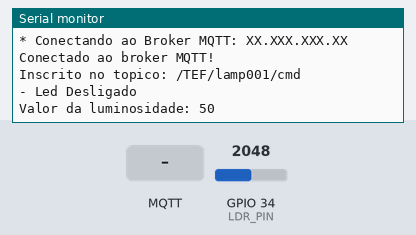
Recording of a sketch running on a simulated ESP32. Parts: the last lines printed to the serial monitor. The test bench sets the inputs (shaded band); at power-on: GPIO 34 (LDR_PIN) = 2048. WiFi joins after 1.5 s; servers stay silent unless stated; no MQTT or app messages arrive unless stated.

Above: at 7.0 s.
7.1 s: MQTT message "1" arrives on the first subscribed topic
At 7.7 s:
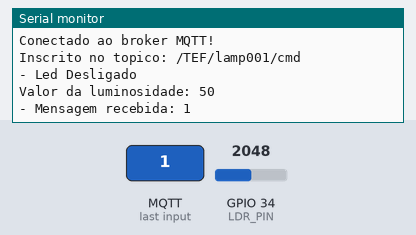
8.6 s: MQTT message "on" arrives on the first subscribed topic
At 9.2 s:
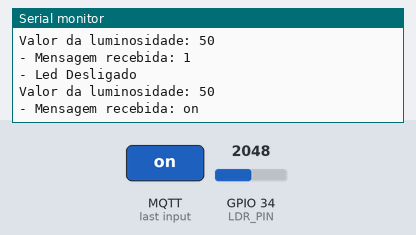
10.1 s: MQTT message "off" arrives on the first subscribed topic
At 11.3 s:
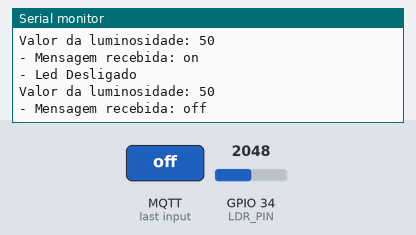
11.6 s: GPIO 34 (LDR_PIN) set to 2866
At 12.8 s:
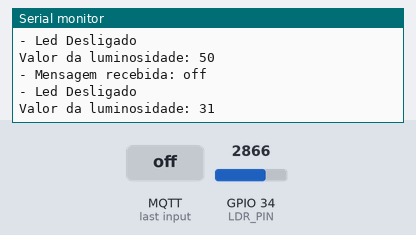
13.1 s: GPIO 34 (LDR_PIN) set to 3603
At 14.5 s:
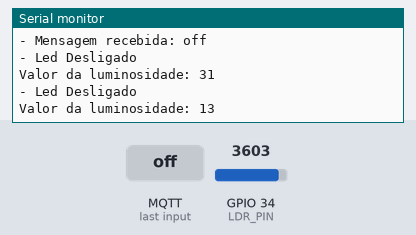
Timing chart, 0 to 15.6 s (numbered marks = the images above; inputs shaded):
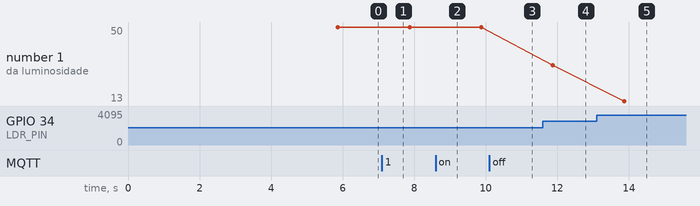

The sketch:

sketch.ino
```cpp
/* ============================================================================
 * CP4 - Smart Lamp | FIWARE Descomplicado
 * ----------------------------------------------------------------------------
 * Liga e desliga o LED do ESP32 via comandos MQTT enviados pelo FIWARE
 * (Orion -> IoT Agent -> Mosquitto) e publica o estado do LED e a leitura
 * de luminosidade do LDR nos tópicos do broker.
 *
 * Entidade FIWARE: urn:ngsi-ld:Lamp:200   |   device_id: lamp200
 * Turma: 1ESPG - FIAP
 *
 * Autor original: Fábio Henrique Cabrini
 * Rev1: 26-08-2023 - Port para ESP32 e leitura de luminosidade - Lucas Demetrius Augusto
 * Rev2: 28-08-2023 - Ajustes para o FIWARE Descomplicado - Fábio Henrique Cabrini
 * Rev3: 01-11-2023 - Refinamento do código - Fábio Henrique Cabrini
 * Rev4: 13-09-2026 - Adaptação para a entidade lamp200, confirmação de
 *                    execução de comando (cmdexe) e publicação não bloqueante
 *                    Editor: João Gabriel - RM573685
 *
 * Integrantes:
 *   IAN TASSIOTTO    - RM570812
 *   HYAN HIDEO       - RM571005
 *   JOÃO GABRIEL     - RM573685
 *   ELIZEU QUEIROZ   - RM569433
 *   GUILHERME CAIANO - RM570491
 * ==========================================================================*/

#include <WiFi.h>
#include <PubSubClient.h>

// Wokwi: "Wokwi-GUEST" / senha vazia.  FIAP: "FIAP-IOT" / "F!@p25.IOT"
const char* default_SSID     = "Wokwi-GUEST";
const char* default_PASSWORD = "";

// IP público da instância EC2
const char* default_BROKER_MQTT = "XX.XXX.XXX.XX"; // Substituir pelo IP público da sua VM
const int   default_BROKER_PORT = 1883;

const char* default_TOPICO_SUBSCRIBE = "/TEF/lamp001/cmd";
const char* default_TOPICO_PUBLISH_1 = "/TEF/lamp001/attrs";
const char* default_TOPICO_PUBLISH_2 = "/TEF/lamp001/attrs/l";
const char* default_TOPICO_CMDEXE    = "/TEF/lamp001/cmdexe";

const char* default_ID_MQTT = "fiware_001";
const char* topicPrefix     = "lamp001";

const int default_D4 = 2;
const int LDR_PIN    = 34;

const unsigned long INTERVALO_PUBLICACAO = 2000;

char* SSID             = const_cast<char*>(default_SSID);
char* PASSWORD         = const_cast<char*>(default_PASSWORD);
char* BROKER_MQTT      = const_cast<char*>(default_BROKER_MQTT);
int   BROKER_PORT      = default_BROKER_PORT;
char* TOPICO_SUBSCRIBE = const_cast<char*>(default_TOPICO_SUBSCRIBE);
char* TOPICO_PUBLISH_1 = const_cast<char*>(default_TOPICO_PUBLISH_1);
char* TOPICO_PUBLISH_2 = const_cast<char*>(default_TOPICO_PUBLISH_2);
char* TOPICO_CMDEXE    = const_cast<char*>(default_TOPICO_CMDEXE);
char* ID_MQTT          = const_cast<char*>(default_ID_MQTT);
int   D4               = default_D4;

WiFiClient espClient;
PubSubClient MQTT(espClient);

char EstadoSaida = '0';
unsigned long ultimaPublicacao = 0;

void mqtt_callback(char* topic, byte* payload, unsigned int length);
void reconectWiFi();
void reconnectMQTT();
void VerificaConexoesWiFIEMQTT();
void EnviaEstadoOutputMQTT();
void handleLuminosity();
void InitOutput();
void initSerial();
void initWiFi();
void initMQTT();

void setup() {
    initSerial();
    InitOutput();
    initWiFi();
    initMQTT();
    delay(2000);
    MQTT.publish(TOPICO_PUBLISH_1, "s|off");
}

void initSerial() {
    Serial.begin(115200);
    delay(100);
    Serial.println();
    Serial.println("=== CP4 Smart Lamp - lamp001 ===");
}

void initWiFi() {
    delay(10);
    Serial.println("------ Conexao WI-FI ------");
    Serial.print("Conectando-se na rede: ");
    Serial.println(SSID);
    reconectWiFi();
}

void initMQTT() {
    MQTT.setServer(BROKER_MQTT, BROKER_PORT);
    MQTT.setCallback(mqtt_callback);
    Serial.print("Broker MQTT: ");
    Serial.print(BROKER_MQTT);
    Serial.print(":");
    Serial.println(BROKER_PORT);
}

void loop() {
    VerificaConexoesWiFIEMQTT();
    MQTT.loop();

    // Publicação periódica sem bloquear o loop, para não atrasar os comandos
    if (millis() - ultimaPublicacao >= INTERVALO_PUBLICACAO) {
        ultimaPublicacao = millis();
        EnviaEstadoOutputMQTT();
        handleLuminosity();
    }
}

void reconectWiFi() {
    if (WiFi.status() == WL_CONNECTED)
        return;

    WiFi.begin(SSID, PASSWORD);
    while (WiFi.status() != WL_CONNECTED) {
        delay(100);
        Serial.print(".");
    }
    Serial.println();
    Serial.print("Conectado na rede: ");
    Serial.println(SSID);
    Serial.print("IP obtido: ");
    Serial.println(WiFi.localIP());

    digitalWrite(D4, LOW);
}

void VerificaConexoesWiFIEMQTT() {
    if (!MQTT.connected())
        reconnectMQTT();
    reconectWiFi();
}

void reconnectMQTT() {
    while (!MQTT.connected()) {
        Serial.print("* Conectando ao Broker MQTT: ");
        Serial.println(BROKER_MQTT);
        if (MQTT.connect(ID_MQTT)) {
            Serial.println("Conectado ao broker MQTT!");
            MQTT.subscribe(TOPICO_SUBSCRIBE);
            Serial.print("Inscrito no topico: ");
            Serial.println(TOPICO_SUBSCRIBE);
        } else {
            Serial.println("Falha. Nova tentativa em 2s...");
            delay(2000);
        }
    }
}

// O IoT Agent publica "lamp200@on|" em /TEF/lamp200/cmd.
// A resposta em /TEF/lamp200/cmdexe evita que o comando fique PENDING no Orion.
void mqtt_callback(char* topic, byte* payload, unsigned int length) {
    String msg;
    for (unsigned int i = 0; i < length; i++) {
        msg += (char)payload[i];
    }
    Serial.print("- Mensagem recebida: ");
    Serial.println(msg);

    String onTopic  = String(topicPrefix) + "@on|";
    String offTopic = String(topicPrefix) + "@off|";

    if (msg.equals(onTopic)) {
        digitalWrite(D4, HIGH);
        EstadoSaida = '1';
        MQTT.publish(TOPICO_CMDEXE, "lamp200@on|ok");
        MQTT.publish(TOPICO_PUBLISH_1, "s|on");
        Serial.println("- Comando ON executado");
    }

    if (msg.equals(offTopic)) {
        digitalWrite(D4, LOW);
        EstadoSaida = '0';
        MQTT.publish(TOPICO_CMDEXE, "lamp200@off|ok");
        MQTT.publish(TOPICO_PUBLISH_1, "s|off");
        Serial.println("- Comando OFF executado");
    }
}

void EnviaEstadoOutputMQTT() {
    if (EstadoSaida == '1') {
        MQTT.publish(TOPICO_PUBLISH_1, "s|on");
        Serial.println("- Led Ligado");
    } else {
        MQTT.publish(TOPICO_PUBLISH_1, "s|off");
        Serial.println("- Led Desligado");
    }
}

void handleLuminosity() {
    int sensorValue = analogRead(LDR_PIN);
    int luminosity  = map(sensorValue, 0, 4095, 100, 0);

    Serial.print("Valor da luminosidade: ");
    Serial.println(luminosity);

    MQTT.publish(TOPICO_PUBLISH_2, String(luminosity).c_str());
}

void InitOutput() {
    pinMode(D4, OUTPUT);
    pinMode(LDR_PIN, INPUT);

    // Pisca 5 vezes para sinalizar o boot
    boolean toggle = false;
    for (int i = 0; i <= 10; i++) {
        toggle = !toggle;
        digitalWrite(D4, toggle);
        delay(200);
    }
    digitalWrite(D4, LOW);
}
```

Measured:
- after the input at 7.1 s, the serial monitor: prints a new line at once (image 1)
- after the input at 8.6 s, the serial monitor: prints a new line at once (image 2)
- after the input at 10.1 s, the serial monitor: prints a new line at once (image 3)
- after the input at 11.6 s, the serial monitor: prints a new line after 0.27 s (image 4)
- after the input at 13.1 s, the serial monitor: prints a new line after 0.77 s (image 5)
- plotted number 1: 50 → 31 after the input at 11.6 s, 31 → 13 after the input at 13.1 s
